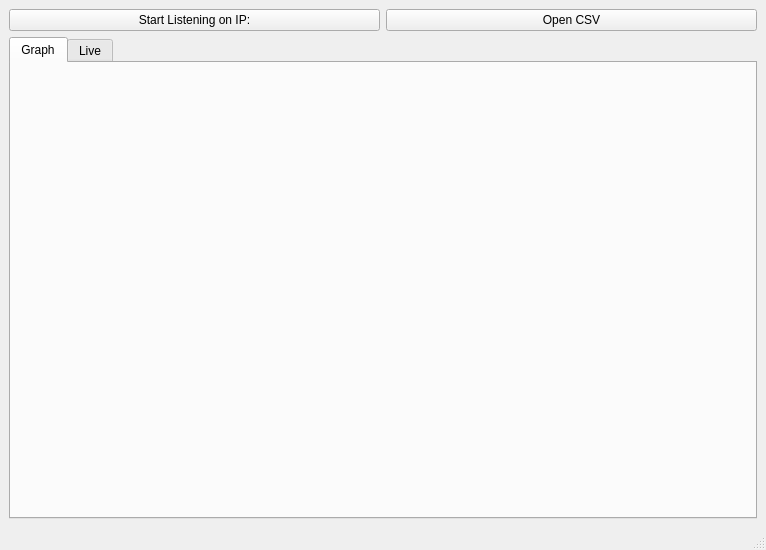
<?xml version="1.0" encoding="UTF-8"?>
<ui version="4.0">
 <class>MainWindow</class>
 <widget class="QMainWindow" name="MainWindow">
  <property name="geometry">
   <rect>
    <x>0</x>
    <y>0</y>
    <width>766</width>
    <height>550</height>
   </rect>
  </property>
  <property name="windowTitle">
   <string>CanEtherMonitor</string>
  </property>
  <widget class="QWidget" name="centralwidget">
   <layout class="QVBoxLayout" name="verticalLayout">
    <item>
     <layout class="QHBoxLayout" name="headerLayout">
      <item>
       <widget class="QPushButton" name="btn_listener">
        <property name="text">
         <string>Start Listening on IP:</string>
        </property>
       </widget>
      </item>
      <item>
       <widget class="QPushButton" name="btn_csv">
        <property name="text">
         <string>Open CSV</string>
        </property>
       </widget>
      </item>
     </layout>
    </item>
    <item>
     <layout class="QVBoxLayout" name="central_layout">
      <item>
       <widget class="QTabWidget" name="tabWidget">
        <property name="currentIndex">
         <number>0</number>
        </property>
        <widget class="QWidget" name="tab">
         <attribute name="title">
          <string>Graph</string>
         </attribute>
         <layout class="QVBoxLayout" name="verticalLayout_2">
          <item>
           <layout class="QGridLayout" name="matlabView"/>
          </item>
         </layout>
        </widget>
        <widget class="QWidget" name="tab_2">
         <attribute name="title">
          <string>Live</string>
         </attribute>
         <layout class="QVBoxLayout" name="verticalLayout_3">
          <item>
           <layout class="QGridLayout" name="LiveView"/>
          </item>
         </layout>
        </widget>
       </widget>
      </item>
     </layout>
    </item>
   </layout>
  </widget>
  <widget class="QMenuBar" name="menubar">
   <property name="geometry">
    <rect>
     <x>0</x>
     <y>0</y>
     <width>766</width>
     <height>26</height>
    </rect>
   </property>
  </widget>
  <widget class="QStatusBar" name="statusbar"/>
 </widget>
 <resources/>
 <connections/>
</ui>
